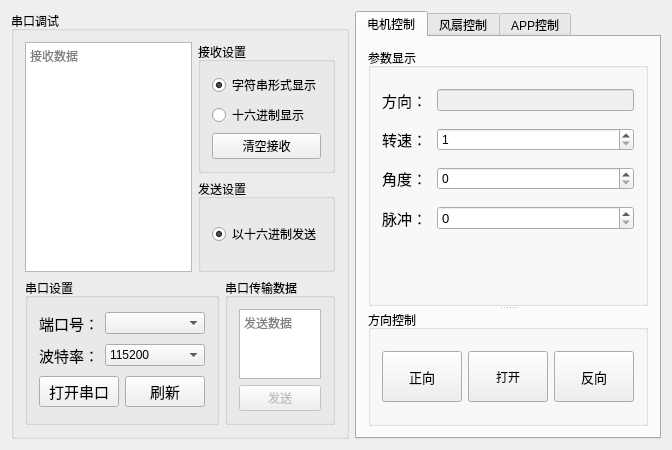
<?xml version="1.0" encoding="UTF-8"?>
<ui version="4.0">
 <class>Widget</class>
 <widget class="QWidget" name="Widget">
  <property name="enabled">
   <bool>true</bool>
  </property>
  <property name="geometry">
   <rect>
    <x>0</x>
    <y>0</y>
    <width>672</width>
    <height>450</height>
   </rect>
  </property>
  <property name="windowTitle">
   <string>Widget</string>
  </property>
  <layout class="QHBoxLayout" name="horizontalLayout_19">
   <item>
    <layout class="QHBoxLayout" name="horizontalLayout_11" stretch="6,4">
     <item>
      <widget class="QGroupBox" name="groupBox_2">
       <property name="minimumSize">
        <size>
         <width>311</width>
         <height>0</height>
        </size>
       </property>
       <property name="title">
        <string>串口调试</string>
       </property>
       <layout class="QVBoxLayout" name="verticalLayout_7">
        <item>
         <layout class="QVBoxLayout" name="verticalLayout_6" stretch="7,3">
          <item>
           <layout class="QHBoxLayout" name="horizontalLayout_6" stretch="0,4">
            <item>
             <widget class="QTextEdit" name="textEdit_read">
              <property name="enabled">
               <bool>true</bool>
              </property>
              <property name="verticalScrollBarPolicy">
               <enum>Qt::ScrollBarAlwaysOff</enum>
              </property>
              <property name="placeholderText">
               <string>接收数据</string>
              </property>
             </widget>
            </item>
            <item>
             <layout class="QVBoxLayout" name="verticalLayout_3">
              <item>
               <widget class="QGroupBox" name="groupBox_5">
                <property name="title">
                 <string>接收设置</string>
                </property>
                <layout class="QVBoxLayout" name="verticalLayout_15">
                 <item>
                  <layout class="QVBoxLayout" name="verticalLayout_11">
                   <item>
                    <layout class="QVBoxLayout" name="verticalLayout_10">
                     <item>
                      <widget class="QRadioButton" name="radioStrMsg">
                       <property name="text">
                        <string>字符串形式显示</string>
                       </property>
                       <property name="checked">
                        <bool>true</bool>
                       </property>
                      </widget>
                     </item>
                     <item>
                      <widget class="QRadioButton" name="radioHexMsg">
                       <property name="enabled">
                        <bool>true</bool>
                       </property>
                       <property name="text">
                        <string>十六进制显示</string>
                       </property>
                       <property name="checkable">
                        <bool>true</bool>
                       </property>
                       <property name="checked">
                        <bool>false</bool>
                       </property>
                       <property name="autoRepeat">
                        <bool>false</bool>
                       </property>
                      </widget>
                     </item>
                    </layout>
                   </item>
                   <item>
                    <widget class="QPushButton" name="clearMsg">
                     <property name="text">
                      <string>清空接收</string>
                     </property>
                    </widget>
                   </item>
                  </layout>
                 </item>
                </layout>
               </widget>
              </item>
              <item>
               <widget class="QGroupBox" name="groupBox_6">
                <property name="title">
                 <string>发送设置</string>
                </property>
                <layout class="QVBoxLayout" name="verticalLayout_16">
                 <item>
                  <widget class="QRadioButton" name="radioButton_2">
                   <property name="text">
                    <string>以十六进制发送</string>
                   </property>
                   <property name="checked">
                    <bool>true</bool>
                   </property>
                  </widget>
                 </item>
                </layout>
               </widget>
              </item>
             </layout>
            </item>
           </layout>
          </item>
          <item>
           <layout class="QHBoxLayout" name="horizontalLayout" stretch="6,4">
            <item>
             <widget class="QGroupBox" name="groupBox_3">
              <property name="title">
               <string>串口设置</string>
              </property>
              <layout class="QVBoxLayout" name="verticalLayout_9">
               <item>
                <layout class="QHBoxLayout" name="horizontalLayout_2" stretch="2,8">
                 <item>
                  <widget class="QLabel" name="label">
                   <property name="font">
                    <font>
                     <pointsize>11</pointsize>
                    </font>
                   </property>
                   <property name="text">
                    <string>端口号：</string>
                   </property>
                  </widget>
                 </item>
                 <item>
                  <widget class="QComboBox" name="portName"/>
                 </item>
                </layout>
               </item>
               <item>
                <layout class="QHBoxLayout" name="horizontalLayout_3" stretch="2,8">
                 <item>
                  <widget class="QLabel" name="label_2">
                   <property name="font">
                    <font>
                     <pointsize>11</pointsize>
                    </font>
                   </property>
                   <property name="text">
                    <string>波特率：</string>
                   </property>
                  </widget>
                 </item>
                 <item>
                  <widget class="QComboBox" name="baudRate">
                   <property name="currentText">
                    <string>115200</string>
                   </property>
                   <property name="currentIndex">
                    <number>4</number>
                   </property>
                   <item>
                    <property name="text">
                     <string>4800</string>
                    </property>
                   </item>
                   <item>
                    <property name="text">
                     <string>9600</string>
                    </property>
                   </item>
                   <item>
                    <property name="text">
                     <string>14400</string>
                    </property>
                   </item>
                   <item>
                    <property name="text">
                     <string>19200</string>
                    </property>
                   </item>
                   <item>
                    <property name="text">
                     <string>115200</string>
                    </property>
                   </item>
                  </widget>
                 </item>
                </layout>
               </item>
               <item>
                <layout class="QHBoxLayout" name="horizontalLayout_5" stretch="8,2">
                 <item>
                  <widget class="QPushButton" name="pushButton_comopen">
                   <property name="font">
                    <font>
                     <pointsize>11</pointsize>
                    </font>
                   </property>
                   <property name="text">
                    <string>打开串口</string>
                   </property>
                   <property name="icon">
                    <iconset resource="resources.qrc">
                     <normaloff>:/Icon/Icon/begin.png</normaloff>:/Icon/Icon/begin.png</iconset>
                   </property>
                  </widget>
                 </item>
                 <item>
                  <widget class="QPushButton" name="refreshButton">
                   <property name="font">
                    <font>
                     <pointsize>11</pointsize>
                    </font>
                   </property>
                   <property name="text">
                    <string>刷新</string>
                   </property>
                  </widget>
                 </item>
                </layout>
               </item>
              </layout>
             </widget>
            </item>
            <item>
             <widget class="QGroupBox" name="groupBox_4">
              <property name="title">
               <string>串口传输数据</string>
              </property>
              <layout class="QVBoxLayout" name="verticalLayout_5">
               <item>
                <layout class="QVBoxLayout" name="verticalLayout_4">
                 <item>
                  <widget class="QTextEdit" name="textEdit_write">
                   <property name="placeholderText">
                    <string>发送数据</string>
                   </property>
                  </widget>
                 </item>
                 <item>
                  <widget class="QPushButton" name="pushButton_send">
                   <property name="enabled">
                    <bool>false</bool>
                   </property>
                   <property name="text">
                    <string>发送</string>
                   </property>
                  </widget>
                 </item>
                </layout>
               </item>
              </layout>
             </widget>
            </item>
           </layout>
          </item>
         </layout>
        </item>
       </layout>
      </widget>
     </item>
     <item>
      <widget class="QTabWidget" name="tabWidget">
       <property name="enabled">
        <bool>true</bool>
       </property>
       <property name="autoFillBackground">
        <bool>true</bool>
       </property>
       <property name="currentIndex">
        <number>0</number>
       </property>
       <widget class="QWidget" name="tab">
        <attribute name="title">
         <string>电机控制</string>
        </attribute>
        <layout class="QVBoxLayout" name="verticalLayout_8">
         <item>
          <widget class="QSplitter" name="splitter">
           <property name="orientation">
            <enum>Qt::Vertical</enum>
           </property>
           <widget class="QGroupBox" name="groupBox_8">
            <property name="title">
             <string>参数显示</string>
            </property>
            <layout class="QVBoxLayout" name="verticalLayout_2">
             <item>
              <layout class="QHBoxLayout" name="horizontalLayout_7" stretch="2,8">
               <item>
                <widget class="QLabel" name="label_3">
                 <property name="font">
                  <font>
                   <pointsize>11</pointsize>
                  </font>
                 </property>
                 <property name="text">
                  <string>方向：</string>
                 </property>
                </widget>
               </item>
               <item>
                <widget class="QLineEdit" name="rotaryDirection">
                 <property name="enabled">
                  <bool>false</bool>
                 </property>
                </widget>
               </item>
              </layout>
             </item>
             <item>
              <layout class="QHBoxLayout" name="horizontalLayout_8" stretch="2,8">
               <item>
                <widget class="QLabel" name="label_4">
                 <property name="font">
                  <font>
                   <pointsize>11</pointsize>
                  </font>
                 </property>
                 <property name="text">
                  <string>转速：</string>
                 </property>
                </widget>
               </item>
               <item>
                <widget class="QSpinBox" name="rotaryTime">
                 <property name="minimum">
                  <number>1</number>
                 </property>
                 <property name="maximum">
                  <number>1000</number>
                 </property>
                 <property name="singleStep">
                  <number>1</number>
                 </property>
                </widget>
               </item>
              </layout>
             </item>
             <item>
              <layout class="QHBoxLayout" name="horizontalLayout_9" stretch="2,8">
               <item>
                <widget class="QLabel" name="label_5">
                 <property name="font">
                  <font>
                   <pointsize>11</pointsize>
                  </font>
                 </property>
                 <property name="text">
                  <string>角度：</string>
                 </property>
                </widget>
               </item>
               <item>
                <widget class="QSpinBox" name="rotaryAnlge">
                 <property name="minimum">
                  <number>0</number>
                 </property>
                 <property name="maximum">
                  <number>360</number>
                 </property>
                </widget>
               </item>
              </layout>
             </item>
             <item>
              <layout class="QHBoxLayout" name="horizontalLayout_10" stretch="2,8">
               <item>
                <widget class="QLabel" name="label_6">
                 <property name="font">
                  <font>
                   <pointsize>11</pointsize>
                  </font>
                 </property>
                 <property name="text">
                  <string>脉冲：</string>
                 </property>
                </widget>
               </item>
               <item>
                <widget class="QSpinBox" name="rotaryPulse">
                 <property name="font">
                  <font>
                   <pointsize>10</pointsize>
                  </font>
                 </property>
                 <property name="minimum">
                  <number>0</number>
                 </property>
                 <property name="maximum">
                  <number>100000</number>
                 </property>
                 <property name="singleStep">
                  <number>100</number>
                 </property>
                </widget>
               </item>
              </layout>
             </item>
             <item>
              <spacer name="verticalSpacer">
               <property name="orientation">
                <enum>Qt::Vertical</enum>
               </property>
               <property name="sizeType">
                <enum>QSizePolicy::Fixed</enum>
               </property>
               <property name="sizeHint" stdset="0">
                <size>
                 <width>20</width>
                 <height>50</height>
                </size>
               </property>
              </spacer>
             </item>
            </layout>
           </widget>
           <widget class="QGroupBox" name="groupBox_7">
            <property name="sizePolicy">
             <sizepolicy hsizetype="Fixed" vsizetype="Fixed">
              <horstretch>0</horstretch>
              <verstretch>0</verstretch>
             </sizepolicy>
            </property>
            <property name="title">
             <string>方向控制</string>
            </property>
            <layout class="QVBoxLayout" name="verticalLayout">
             <item>
              <layout class="QHBoxLayout" name="horizontalLayout_4">
               <property name="topMargin">
                <number>10</number>
               </property>
               <property name="bottomMargin">
                <number>10</number>
               </property>
               <item>
                <widget class="QPushButton" name="rotaryRight">
                 <property name="sizePolicy">
                  <sizepolicy hsizetype="Expanding" vsizetype="Expanding">
                   <horstretch>0</horstretch>
                   <verstretch>0</verstretch>
                  </sizepolicy>
                 </property>
                 <property name="font">
                  <font>
                   <pointsize>10</pointsize>
                  </font>
                 </property>
                 <property name="cursor">
                  <cursorShape>PointingHandCursor</cursorShape>
                 </property>
                 <property name="text">
                  <string>正向</string>
                 </property>
                 <property name="icon">
                  <iconset resource="resources.qrc">
                   <normaloff>:/Icon/Icon/right.png</normaloff>:/Icon/Icon/right.png</iconset>
                 </property>
                </widget>
               </item>
               <item>
                <widget class="QPushButton" name="ctrMotor">
                 <property name="sizePolicy">
                  <sizepolicy hsizetype="Expanding" vsizetype="Expanding">
                   <horstretch>0</horstretch>
                   <verstretch>0</verstretch>
                  </sizepolicy>
                 </property>
                 <property name="cursor">
                  <cursorShape>PointingHandCursor</cursorShape>
                 </property>
                 <property name="text">
                  <string>打开</string>
                 </property>
                 <property name="icon">
                  <iconset resource="resources.qrc">
                   <normaloff>:/Icon/Icon/begin.png</normaloff>:/Icon/Icon/begin.png</iconset>
                 </property>
                </widget>
               </item>
               <item>
                <widget class="QPushButton" name="rotaryLeft">
                 <property name="sizePolicy">
                  <sizepolicy hsizetype="Expanding" vsizetype="Expanding">
                   <horstretch>0</horstretch>
                   <verstretch>0</verstretch>
                  </sizepolicy>
                 </property>
                 <property name="font">
                  <font>
                   <pointsize>10</pointsize>
                  </font>
                 </property>
                 <property name="cursor">
                  <cursorShape>PointingHandCursor</cursorShape>
                 </property>
                 <property name="text">
                  <string>反向</string>
                 </property>
                 <property name="icon">
                  <iconset resource="resources.qrc">
                   <normaloff>:/Icon/Icon/left.png</normaloff>:/Icon/Icon/left.png</iconset>
                 </property>
                </widget>
               </item>
              </layout>
             </item>
            </layout>
           </widget>
          </widget>
         </item>
        </layout>
       </widget>
       <widget class="QWidget" name="tab_2">
        <attribute name="title">
         <string>风扇控制</string>
        </attribute>
        <layout class="QVBoxLayout" name="verticalLayout_23">
         <item>
          <layout class="QVBoxLayout" name="verticalLayout_22">
           <item>
            <widget class="QGroupBox" name="groupBox_9">
             <property name="title">
              <string>倾角传感器</string>
             </property>
             <layout class="QHBoxLayout" name="horizontalLayout_16">
              <item>
               <layout class="QHBoxLayout" name="horizontalLayout_13" stretch="4">
                <item>
                 <layout class="QVBoxLayout" name="verticalLayout_13">
                  <item>
                   <layout class="QHBoxLayout" name="horizontalLayout_12" stretch="2,8">
                    <item>
                     <widget class="QLabel" name="label_7">
                      <property name="font">
                       <font>
                        <pointsize>11</pointsize>
                       </font>
                      </property>
                      <property name="text">
                       <string>X轴：</string>
                      </property>
                     </widget>
                    </item>
                    <item>
                     <widget class="QSpinBox" name="spinBox_X">
                      <property name="minimum">
                       <number>0</number>
                      </property>
                      <property name="maximum">
                       <number>180</number>
                      </property>
                     </widget>
                    </item>
                   </layout>
                  </item>
                  <item>
                   <layout class="QHBoxLayout" name="horizontalLayout_14" stretch="2,8">
                    <item>
                     <widget class="QLabel" name="label_8">
                      <property name="font">
                       <font>
                        <pointsize>11</pointsize>
                       </font>
                      </property>
                      <property name="text">
                       <string>Y轴：</string>
                      </property>
                     </widget>
                    </item>
                    <item>
                     <widget class="QSpinBox" name="spinBox_Y">
                      <property name="minimum">
                       <number>0</number>
                      </property>
                      <property name="maximum">
                       <number>180</number>
                      </property>
                     </widget>
                    </item>
                   </layout>
                  </item>
                  <item>
                   <layout class="QHBoxLayout" name="horizontalLayout_15" stretch="2,8">
                    <item>
                     <widget class="QLabel" name="label_9">
                      <property name="font">
                       <font>
                        <pointsize>11</pointsize>
                       </font>
                      </property>
                      <property name="text">
                       <string>Z轴：</string>
                      </property>
                     </widget>
                    </item>
                    <item>
                     <widget class="QSpinBox" name="spinBox_Z">
                      <property name="maximum">
                       <number>10000</number>
                      </property>
                     </widget>
                    </item>
                   </layout>
                  </item>
                 </layout>
                </item>
               </layout>
              </item>
             </layout>
            </widget>
           </item>
           <item>
            <widget class="QGroupBox" name="groupBox">
             <property name="title">
              <string>方向控制</string>
             </property>
             <layout class="QVBoxLayout" name="verticalLayout_21">
              <item>
               <layout class="QVBoxLayout" name="verticalLayout_20">
                <item>
                 <layout class="QHBoxLayout" name="horizontalLayout_28">
                  <item>
                   <widget class="QPushButton" name="fanWestNorth">
                    <property name="sizePolicy">
                     <sizepolicy hsizetype="Expanding" vsizetype="Expanding">
                      <horstretch>0</horstretch>
                      <verstretch>0</verstretch>
                     </sizepolicy>
                    </property>
                    <property name="cursor">
                     <cursorShape>PointingHandCursor</cursorShape>
                    </property>
                    <property name="text">
                     <string/>
                    </property>
                    <property name="icon">
                     <iconset resource="resources.qrc">
                      <normaloff>:/Icon/Icon/west_north.png</normaloff>:/Icon/Icon/west_north.png</iconset>
                    </property>
                   </widget>
                  </item>
                  <item>
                   <widget class="QPushButton" name="fanNorth">
                    <property name="sizePolicy">
                     <sizepolicy hsizetype="Expanding" vsizetype="Expanding">
                      <horstretch>0</horstretch>
                      <verstretch>0</verstretch>
                     </sizepolicy>
                    </property>
                    <property name="cursor">
                     <cursorShape>PointingHandCursor</cursorShape>
                    </property>
                    <property name="text">
                     <string>北</string>
                    </property>
                    <property name="icon">
                     <iconset resource="resources.qrc">
                      <normaloff>:/Icon/Icon/north.png</normaloff>:/Icon/Icon/north.png</iconset>
                    </property>
                   </widget>
                  </item>
                  <item>
                   <widget class="QPushButton" name="fanEastNorth">
                    <property name="sizePolicy">
                     <sizepolicy hsizetype="Expanding" vsizetype="Expanding">
                      <horstretch>0</horstretch>
                      <verstretch>0</verstretch>
                     </sizepolicy>
                    </property>
                    <property name="cursor">
                     <cursorShape>PointingHandCursor</cursorShape>
                    </property>
                    <property name="text">
                     <string/>
                    </property>
                    <property name="icon">
                     <iconset resource="resources.qrc">
                      <normaloff>:/Icon/Icon/east_north.png</normaloff>:/Icon/Icon/east_north.png</iconset>
                    </property>
                   </widget>
                  </item>
                 </layout>
                </item>
                <item>
                 <layout class="QHBoxLayout" name="horizontalLayout_27">
                  <item>
                   <widget class="QPushButton" name="fanWest">
                    <property name="sizePolicy">
                     <sizepolicy hsizetype="Expanding" vsizetype="Expanding">
                      <horstretch>0</horstretch>
                      <verstretch>0</verstretch>
                     </sizepolicy>
                    </property>
                    <property name="cursor">
                     <cursorShape>PointingHandCursor</cursorShape>
                    </property>
                    <property name="text">
                     <string>西</string>
                    </property>
                    <property name="icon">
                     <iconset resource="resources.qrc">
                      <normaloff>:/Icon/Icon/west.png</normaloff>:/Icon/Icon/west.png</iconset>
                    </property>
                   </widget>
                  </item>
                  <item>
                   <widget class="QPushButton" name="fanController">
                    <property name="sizePolicy">
                     <sizepolicy hsizetype="Expanding" vsizetype="Expanding">
                      <horstretch>0</horstretch>
                      <verstretch>0</verstretch>
                     </sizepolicy>
                    </property>
                    <property name="cursor">
                     <cursorShape>PointingHandCursor</cursorShape>
                    </property>
                    <property name="text">
                     <string>启动</string>
                    </property>
                    <property name="icon">
                     <iconset resource="resources.qrc">
                      <normaloff>:/Icon/Icon/begin.png</normaloff>:/Icon/Icon/begin.png</iconset>
                    </property>
                   </widget>
                  </item>
                  <item>
                   <widget class="QPushButton" name="fanEast">
                    <property name="sizePolicy">
                     <sizepolicy hsizetype="Expanding" vsizetype="Expanding">
                      <horstretch>0</horstretch>
                      <verstretch>0</verstretch>
                     </sizepolicy>
                    </property>
                    <property name="cursor">
                     <cursorShape>PointingHandCursor</cursorShape>
                    </property>
                    <property name="text">
                     <string>东</string>
                    </property>
                    <property name="icon">
                     <iconset resource="resources.qrc">
                      <normaloff>:/Icon/Icon/east.png</normaloff>:/Icon/Icon/east.png</iconset>
                    </property>
                   </widget>
                  </item>
                 </layout>
                </item>
                <item>
                 <layout class="QHBoxLayout" name="horizontalLayout_29">
                  <item>
                   <widget class="QPushButton" name="fanWestSouth">
                    <property name="sizePolicy">
                     <sizepolicy hsizetype="Expanding" vsizetype="Expanding">
                      <horstretch>0</horstretch>
                      <verstretch>0</verstretch>
                     </sizepolicy>
                    </property>
                    <property name="cursor">
                     <cursorShape>PointingHandCursor</cursorShape>
                    </property>
                    <property name="text">
                     <string/>
                    </property>
                    <property name="icon">
                     <iconset resource="resources.qrc">
                      <normaloff>:/Icon/Icon/west_south.png</normaloff>:/Icon/Icon/west_south.png</iconset>
                    </property>
                   </widget>
                  </item>
                  <item>
                   <widget class="QPushButton" name="fanSouth">
                    <property name="sizePolicy">
                     <sizepolicy hsizetype="Expanding" vsizetype="Expanding">
                      <horstretch>0</horstretch>
                      <verstretch>0</verstretch>
                     </sizepolicy>
                    </property>
                    <property name="cursor">
                     <cursorShape>PointingHandCursor</cursorShape>
                    </property>
                    <property name="text">
                     <string>南</string>
                    </property>
                    <property name="icon">
                     <iconset resource="resources.qrc">
                      <normaloff>:/Icon/Icon/south.png</normaloff>:/Icon/Icon/south.png</iconset>
                    </property>
                   </widget>
                  </item>
                  <item>
                   <widget class="QPushButton" name="fanEastSouth">
                    <property name="sizePolicy">
                     <sizepolicy hsizetype="Expanding" vsizetype="Expanding">
                      <horstretch>0</horstretch>
                      <verstretch>0</verstretch>
                     </sizepolicy>
                    </property>
                    <property name="cursor">
                     <cursorShape>PointingHandCursor</cursorShape>
                    </property>
                    <property name="text">
                     <string/>
                    </property>
                    <property name="icon">
                     <iconset resource="resources.qrc">
                      <normaloff>:/Icon/Icon/east_south.png</normaloff>:/Icon/Icon/east_south.png</iconset>
                    </property>
                   </widget>
                  </item>
                 </layout>
                </item>
               </layout>
              </item>
             </layout>
            </widget>
           </item>
          </layout>
         </item>
        </layout>
       </widget>
       <widget class="QWidget" name="tab_3">
        <attribute name="title">
         <string>APP控制</string>
        </attribute>
        <layout class="QVBoxLayout" name="verticalLayout_24">
         <item>
          <layout class="QVBoxLayout" name="verticalLayout_19" stretch="9,1">
           <item>
            <layout class="QVBoxLayout" name="verticalLayout_12">
             <item>
              <widget class="QGroupBox" name="groupBox_10">
               <property name="title">
                <string>本机信息</string>
               </property>
               <layout class="QVBoxLayout" name="verticalLayout_18">
                <item>
                 <layout class="QVBoxLayout" name="verticalLayout_17">
                  <item>
                   <layout class="QHBoxLayout" name="horizontalLayout_17">
                    <item>
                     <widget class="QLabel" name="label_10">
                      <property name="font">
                       <font>
                        <pointsize>11</pointsize>
                       </font>
                      </property>
                      <property name="text">
                       <string>本机IP:</string>
                      </property>
                     </widget>
                    </item>
                    <item>
                     <widget class="QLineEdit" name="showIpv4"/>
                    </item>
                   </layout>
                  </item>
                  <item>
                   <layout class="QHBoxLayout" name="horizontalLayout_18" stretch="4,6">
                    <item>
                     <widget class="QComboBox" name="socketPortName">
                      <item>
                       <property name="text">
                        <string>1234</string>
                       </property>
                      </item>
                      <item>
                       <property name="text">
                        <string>80</string>
                       </property>
                      </item>
                      <item>
                       <property name="text">
                        <string>81</string>
                       </property>
                      </item>
                      <item>
                       <property name="text">
                        <string>8000</string>
                       </property>
                      </item>
                      <item>
                       <property name="text">
                        <string>8080</string>
                       </property>
                      </item>
                      <item>
                       <property name="text">
                        <string>8520</string>
                       </property>
                      </item>
                     </widget>
                    </item>
                    <item>
                     <widget class="QPushButton" name="refresIpv4">
                      <property name="sizePolicy">
                       <sizepolicy hsizetype="Expanding" vsizetype="Fixed">
                        <horstretch>0</horstretch>
                        <verstretch>0</verstretch>
                       </sizepolicy>
                      </property>
                      <property name="text">
                       <string>刷新</string>
                      </property>
                     </widget>
                    </item>
                   </layout>
                  </item>
                 </layout>
                </item>
               </layout>
              </widget>
             </item>
             <item>
              <widget class="QGroupBox" name="groupBox_11">
               <property name="title">
                <string>用户管理</string>
               </property>
               <layout class="QVBoxLayout" name="verticalLayout_14">
                <item>
                 <widget class="QListView" name="listView"/>
                </item>
               </layout>
              </widget>
             </item>
            </layout>
           </item>
           <item>
            <widget class="QPushButton" name="startSocket">
             <property name="sizePolicy">
              <sizepolicy hsizetype="Expanding" vsizetype="Expanding">
               <horstretch>0</horstretch>
               <verstretch>0</verstretch>
              </sizepolicy>
             </property>
             <property name="cursor">
              <cursorShape>PointingHandCursor</cursorShape>
             </property>
             <property name="text">
              <string>启动服务</string>
             </property>
             <property name="icon">
              <iconset resource="resources.qrc">
               <normaloff>:/Icon/Icon/begin.png</normaloff>:/Icon/Icon/begin.png</iconset>
             </property>
            </widget>
           </item>
          </layout>
         </item>
        </layout>
       </widget>
      </widget>
     </item>
    </layout>
   </item>
  </layout>
  <zorder></zorder>
 </widget>
 <layoutdefault spacing="6" margin="11"/>
 <resources>
  <include location="resources.qrc"/>
 </resources>
 <connections/>
</ui>
